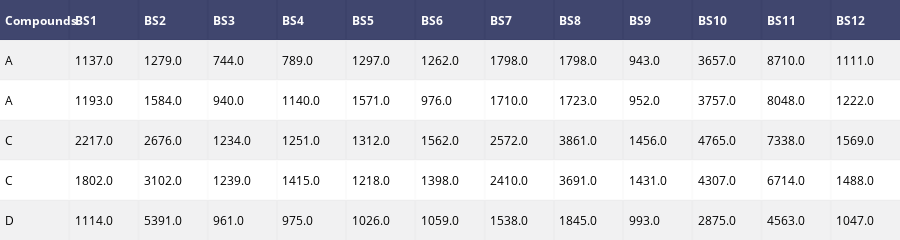

This figure's notebook cell:
### Code cell
df = ff.create_table(OutputData.head())
offline.iplot(df)

### Figure 1 — Plotly figure (JSON) as saved in the notebook; plotly's stock layout.template omitted (floating-point values rounded to 4 significant figures)
{"data": [{"colorscale": [[0, "#00083e"], [0.5, "#ededee"], [1, "#ffffff"]], "hoverinfo": "none", "opacity": 0.75, "showscale": false, "type": "heatmap", "uid": "741b564a-9ea1-11e8-be19-492bb5d509bd", "z": [[0, 0, 0, 0, 0, 0, 0, 0, 0, 0, 0, 0, 0], [0.5, 0.5, 0.5, 0.5, 0.5, 0.5, 0.5, 0.5, 0.5, 0.5, 0.5, 0.5, 0.5], [1, 1, 1, 1, 1, 1, 1, 1, 1, 1, 1, 1, 1], [0.5, 0.5, 0.5, 0.5, 0.5, 0.5, 0.5, 0.5, 0.5, 0.5, 0.5, 0.5, 0.5], [1, 1, 1, 1, 1, 1, 1, 1, 1, 1, 1, 1, 1], [0.5, 0.5, 0.5, 0.5, 0.5, 0.5, 0.5, 0.5, 0.5, 0.5, 0.5, 0.5, 0.5]]}], "layout": {"annotations": [{"align": "left", "font": {"color": "#ffffff"}, "showarrow": false, "text": "<b>Compounds</b>", "x": -0.45, "xanchor": "left", "xref": "x", "y": 0, "yref": "y"}, {"align": "left", "font": {"color": "#ffffff"}, "showarrow": false, "text": "<b>BS1</b>", "x": 0.55, "xanchor": "left", "xref": "x", "y": 0, "yref": "y"}, {"align": "left", "font": {"color": "#ffffff"}, "showarrow": false, "text": "<b>BS2</b>", "x": 1.55, "xanchor": "left", "xref": "x", "y": 0, "yref": "y"}, {"align": "left", "font": {"color": "#ffffff"}, "showarrow": false, "text": "<b>BS3</b>", "x": 2.55, "xanchor": "left", "xref": "x", "y": 0, "yref": "y"}, {"align": "left", "font": {"color": "#ffffff"}, "showarrow": false, "text": "<b>BS4</b>", "x": 3.55, "xanchor": "left", "xref": "x", "y": 0, "yref": "y"}, {"align": "left", "font": {"color": "#ffffff"}, "showarrow": false, "text": "<b>BS5</b>", "x": 4.55, "xanchor": "left", "xref": "x", "y": 0, "yref": "y"}, {"align": "left", "font": {"color": "#ffffff"}, "showarrow": false, "text": "<b>BS6</b>", "x": 5.55, "xanchor": "left", "xref": "x", "y": 0, "yref": "y"}, {"align": "left", "font": {"color": "#ffffff"}, "showarrow": false, "text": "<b>BS7</b>", "x": 6.55, "xanchor": "left", "xref": "x", "y": 0, "yref": "y"}, {"align": "left", "font": {"color": "#ffffff"}, "showarrow": false, "text": "<b>BS8</b>", "x": 7.55, "xanchor": "left", "xref": "x", "y": 0, "yref": "y"}, {"align": "left", "font": {"color": "#ffffff"}, "showarrow": false, "text": "<b>BS9</b>", "x": 8.55, "xanchor": "left", "xref": "x", "y": 0, "yref": "y"}, {"align": "left", "font": {"color": "#ffffff"}, "showarrow": false, "text": "<b>BS10</b>", "x": 9.55, "xanchor": "left", "xref": "x", "y": 0, "yref": "y"}, {"align": "left", "font": {"color": "#ffffff"}, "showarrow": false, "text": "<b>BS11</b>", "x": 10.55, "xanchor": "left", "xref": "x", "y": 0, "yref": "y"}, {"align": "left", "font": {"color": "#ffffff"}, "showarrow": false, "text": "<b>BS12</b>", "x": 11.55, "xanchor": "left", "xref": "x", "y": 0, "yref": "y"}, {"align": "left", "font": {"color": "#000000"}, "showarrow": false, "text": "A", "x": -0.45, "xanchor": "left", "xref": "x", "y": 1, "yref": "y"}, {"align": "left", "font": {"color": "#000000"}, "showarrow": false, "text": "1137.0", "x": 0.55, "xanchor": "left", "xref": "x", "y": 1, "yref": "y"}, {"align": "left", "font": {"color": "#000000"}, "showarrow": false, "text": "1279.0", "x": 1.55, "xanchor": "left", "xref": "x", "y": 1, "yref": "y"}, {"align": "left", "font": {"color": "#000000"}, "showarrow": false, "text": "744.0", "x": 2.55, "xanchor": "left", "xref": "x", "y": 1, "yref": "y"}, {"align": "left", "font": {"color": "#000000"}, "showarrow": false, "text": "789.0", "x": 3.55, "xanchor": "left", "xref": "x", "y": 1, "yref": "y"}, {"align": "left", "font": {"color": "#000000"}, "showarrow": false, "text": "1297.0", "x": 4.55, "xanchor": "left", "xref": "x", "y": 1, "yref": "y"}, {"align": "left", "font": {"color": "#000000"}, "showarrow": false, "text": "1262.0", "x": 5.55, "xanchor": "left", "xref": "x", "y": 1, "yref": "y"}, {"align": "left", "font": {"color": "#000000"}, "showarrow": false, "text": "1798.0", "x": 6.55, "xanchor": "left", "xref": "x", "y": 1, "yref": "y"}, {"align": "left", "font": {"color": "#000000"}, "showarrow": false, "text": "1798.0", "x": 7.55, "xanchor": "left", "xref": "x", "y": 1, "yref": "y"}, {"align": "left", "font": {"color": "#000000"}, "showarrow": false, "text": "943.0", "x": 8.55, "xanchor": "left", "xref": "x", "y": 1, "yref": "y"}, {"align": "left", "font": {"color": "#000000"}, "showarrow": false, "text": "3657.0", "x": 9.55, "xanchor": "left", "xref": "x", "y": 1, "yref": "y"}, {"align": "left", "font": {"color": "#000000"}, "showarrow": false, "text": "8710.0", "x": 10.55, "xanchor": "left", "xref": "x", "y": 1, "yref": "y"}, {"align": "left", "font": {"color": "#000000"}, "showarrow": false, "text": "1111.0", "x": 11.55, "xanchor": "left", "xref": "x", "y": 1, "yref": "y"}, {"align": "left", "font": {"color": "#000000"}, "showarrow": false, "text": "A", "x": -0.45, "xanchor": "left", "xref": "x", "y": 2, "yref": "y"}, {"align": "left", "font": {"color": "#000000"}, "showarrow": false, "text": "1193.0", "x": 0.55, "xanchor": "left", "xref": "x", "y": 2, "yref": "y"}, {"align": "left", "font": {"color": "#000000"}, "showarrow": false, "text": "1584.0", "x": 1.55, "xanchor": "left", "xref": "x", "y": 2, "yref": "y"}, {"align": "left", "font": {"color": "#000000"}, "showarrow": false, "text": "940.0", "x": 2.55, "xanchor": "left", "xref": "x", "y": 2, "yref": "y"}, {"align": "left", "font": {"color": "#000000"}, "showarrow": false, "text": "1140.0", "x": 3.55, "xanchor": "left", "xref": "x", "y": 2, "yref": "y"}, {"align": "left", "font": {"color": "#000000"}, "showarrow": false, "text": "1571.0", "x": 4.55, "xanchor": "left", "xref": "x", "y": 2, "yref": "y"}, {"align": "left", "font": {"color": "#000000"}, "showarrow": false, "text": "976.0", "x": 5.55, "xanchor": "left", "xref": "x", "y": 2, "yref": "y"}, {"align": "left", "font": {"color": "#000000"}, "showarrow": false, "text": "1710.0", "x": 6.55, "xanchor": "left", "xref": "x", "y": 2, "yref": "y"}, {"align": "left", "font": {"color": "#000000"}, "showarrow": false, "text": "1723.0", "x": 7.55, "xanchor": "left", "xref": "x", "y": 2, "yref": "y"}, {"align": "left", "font": {"color": "#000000"}, "showarrow": false, "text": "952.0", "x": 8.55, "xanchor": "left", "xref": "x", "y": 2, "yref": "y"}, {"align": "left", "font": {"color": "#000000"}, "showarrow": false, "text": "3757.0", "x": 9.55, "xanchor": "left", "xref": "x", "y": 2, "yref": "y"}, {"align": "left", "font": {"color": "#000000"}, "showarrow": false, "text": "8048.0", "x": 10.55, "xanchor": "left", "xref": "x", "y": 2, "yref": "y"}, {"align": "left", "font": {"color": "#000000"}, "showarrow": false, "text": "1222.0", "x": 11.55, "xanchor": "left", "xref": "x", "y": 2, "yref": "y"}, {"align": "left", "font": {"color": "#000000"}, "showarrow": false, "text": "C", "x": -0.45, "xanchor": "left", "xref": "x", "y": 3, "yref": "y"}, {"align": "left", "font": {"color": "#000000"}, "showarrow": false, "text": "2217.0", "x": 0.55, "xanchor": "left", "xref": "x", "y": 3, "yref": "y"}, {"align": "left", "font": {"color": "#000000"}, "showarrow": false, "text": "2676.0", "x": 1.55, "xanchor": "left", "xref": "x", "y": 3, "yref": "y"}, {"align": "left", "font": {"color": "#000000"}, "showarrow": false, "text": "1234.0", "x": 2.55, "xanchor": "left", "xref": "x", "y": 3, "yref": "y"}, {"align": "left", "font": {"color": "#000000"}, "showarrow": false, "text": "1251.0", "x": 3.55, "xanchor": "left", "xref": "x", "y": 3, "yref": "y"}, {"align": "left", "font": {"color": "#000000"}, "showarrow": false, "text": "1312.0", "x": 4.55, "xanchor": "left", "xref": "x", "y": 3, "yref": "y"}, {"align": "left", "font": {"color": "#000000"}, "showarrow": false, "text": "1562.0", "x": 5.55, "xanchor": "left", "xref": "x", "y": 3, "yref": "y"}, {"align": "left", "font": {"color": "#000000"}, "showarrow": false, "text": "2572.0", "x": 6.55, "xanchor": "left", "xref": "x", "y": 3, "yref": "y"}, {"align": "left", "font": {"color": "#000000"}, "showarrow": false, "text": "3861.0", "x": 7.55, "xanchor": "left", "xref": "x", "y": 3, "yref": "y"}, {"align": "left", "font": {"color": "#000000"}, "showarrow": false, "text": "1456.0", "x": 8.55, "xanchor": "left", "xref": "x", "y": 3, "yref": "y"}, {"align": "left", "font": {"color": "#000000"}, "showarrow": false, "text": "4765.0", "x": 9.55, "xanchor": "left", "xref": "x", "y": 3, "yref": "y"}, {"align": "left", "font": {"color": "#000000"}, "showarrow": false, "text": "7338.0", "x": 10.55, "xanchor": "left", "xref": "x", "y": 3, "yref": "y"}, {"align": "left", "font": {"color": "#000000"}, "showarrow": false, "text": "1569.0", "x": 11.55, "xanchor": "left", "xref": "x", "y": 3, "yref": "y"}, {"align": "left", "font": {"color": "#000000"}, "showarrow": false, "text": "C", "x": -0.45, "xanchor": "left", "xref": "x", "y": 4, "yref": "y"}, {"align": "left", "font": {"color": "#000000"}, "showarrow": false, "text": "1802.0", "x": 0.55, "xanchor": "left", "xref": "x", "y": 4, "yref": "y"}, {"align": "left", "font": {"color": "#000000"}, "showarrow": false, "text": "3102.0", "x": 1.55, "xanchor": "left", "xref": "x", "y": 4, "yref": "y"}, {"align": "left", "font": {"color": "#000000"}, "showarrow": false, "text": "1239.0", "x": 2.55, "xanchor": "left", "xref": "x", "y": 4, "yref": "y"}, {"align": "left", "font": {"color": "#000000"}, "showarrow": false, "text": "1415.0", "x": 3.55, "xanchor": "left", "xref": "x", "y": 4, "yref": "y"}, {"align": "left", "font": {"color": "#000000"}, "showarrow": false, "text": "1218.0", "x": 4.55, "xanchor": "left", "xref": "x", "y": 4, "yref": "y"}, {"align": "left", "font": {"color": "#000000"}, "showarrow": false, "text": "1398.0", "x": 5.55, "xanchor": "left", "xref": "x", "y": 4, "yref": "y"}, {"align": "left", "font": {"color": "#000000"}, "showarrow": false, "text": "2410.0", "x": 6.55, "xanchor": "left", "xref": "x", "y": 4, "yref": "y"}, {"align": "left", "font": {"color": "#000000"}, "showarrow": false, "text": "3691.0", "x": 7.55, "xanchor": "left", "xref": "x", "y": 4, "yref": "y"}, {"align": "left", "font": {"color": "#000000"}, "showarrow": false, "text": "1431.0", "x": 8.55, "xanchor": "left", "xref": "x", "y": 4, "yref": "y"}, {"align": "left", "font": {"color": "#000000"}, "showarrow": false, "text": "4307.0", "x": 9.55, "xanchor": "left", "xref": "x", "y": 4, "yref": "y"}, {"align": "left", "font": {"color": "#000000"}, "showarrow": false, "text": "6714.0", "x": 10.55, "xanchor": "left", "xref": "x", "y": 4, "yref": "y"}, {"align": "left", "font": {"color": "#000000"}, "showarrow": false, "text": "1488.0", "x": 11.55, "xanchor": "left", "xref": "x", "y": 4, "yref": "y"}, {"align": "left", "font": {"color": "#000000"}, "showarrow": false, "text": "D", "x": -0.45, "xanchor": "left", "xref": "x", "y": 5, "yref": "y"}, {"align": "left", "font": {"color": "#000000"}, "showarrow": false, "text": "1114.0", "x": 0.55, "xanchor": "left", "xref": "x", "y": 5, "yref": "y"}, {"align": "left", "font": {"color": "#000000"}, "showarrow": false, "text": "5391.0", "x": 1.55, "xanchor": "left", "xref": "x", "y": 5, "yref": "y"}, {"align": "left", "font": {"color": "#000000"}, "showarrow": false, "text": "961.0", "x": 2.55, "xanchor": "left", "xref": "x", "y": 5, "yref": "y"}, {"align": "left", "font": {"color": "#000000"}, "showarrow": false, "text": "975.0", "x": 3.55, "xanchor": "left", "xref": "x", "y": 5, "yref": "y"}, {"align": "left", "font": {"color": "#000000"}, "showarrow": false, "text": "1026.0", "x": 4.55, "xanchor": "left", "xref": "x", "y": 5, "yref": "y"}, {"align": "left", "font": {"color": "#000000"}, "showarrow": false, "text": "1059.0", "x": 5.55, "xanchor": "left", "xref": "x", "y": 5, "yref": "y"}, {"align": "left", "font": {"color": "#000000"}, "showarrow": false, "text": "1538.0", "x": 6.55, "xanchor": "left", "xref": "x", "y": 5, "yref": "y"}, {"align": "left", "font": {"color": "#000000"}, "showarrow": false, "text": "1845.0", "x": 7.55, "xanchor": "left", "xref": "x", "y": 5, "yref": "y"}, {"align": "left", "font": {"color": "#000000"}, "showarrow": false, "text": "993.0", "x": 8.55, "xanchor": "left", "xref": "x", "y": 5, "yref": "y"}, {"align": "left", "font": {"color": "#000000"}, "showarrow": false, "text": "2875.0", "x": 9.55, "xanchor": "left", "xref": "x", "y": 5, "yref": "y"}, {"align": "left", "font": {"color": "#000000"}, "showarrow": false, "text": "4563.0", "x": 10.55, "xanchor": "left", "xref": "x", "y": 5, "yref": "y"}, {"align": "left", "font": {"color": "#000000"}, "showarrow": false, "text": "1047.0", "x": 11.55, "xanchor": "left", "xref": "x", "y": 5, "yref": "y"}], "height": 230, "margin": {"b": 0, "l": 0, "r": 0, "t": 0}, "xaxis": {"dtick": 1, "gridwidth": 2, "showticklabels": false, "tick0": -0.5, "ticks": "", "zeroline": false}, "yaxis": {"autorange": "reversed", "dtick": 1, "gridwidth": 2, "showticklabels": false, "tick0": 0.5, "ticks": "", "zeroline": false}}}
